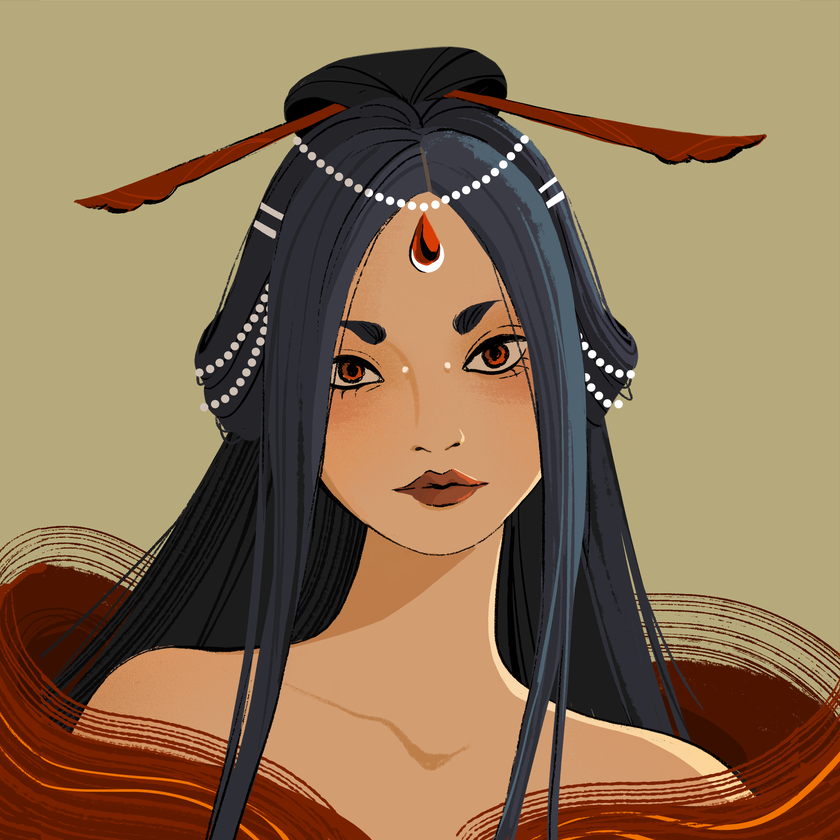
#> input picture pkg/experiments/1.png, 840 x 840 px, shrunk from 2217 x 2217 before the run
$ python match.py
#> lines starting #> are read from the running program, lines starting #| are printed output that depends on the picture; long printed decimals are rounded

import string
import numpy as np
import cv2

# ORB
def feature(img_path=string, vector_size=32):
    # img
#> called with img_path = '1.png', vector_size = 32
    img = cv2.imread(img_path, 1)  # 读取图片
#> img is the input picture: shape (840, 840, 3); mean B, G, R 85.5, 116.2, 141.2

    # SIFT特征提取
    gray = cv2.cvtColor(img, cv2.COLOR_BGR2GRAY)
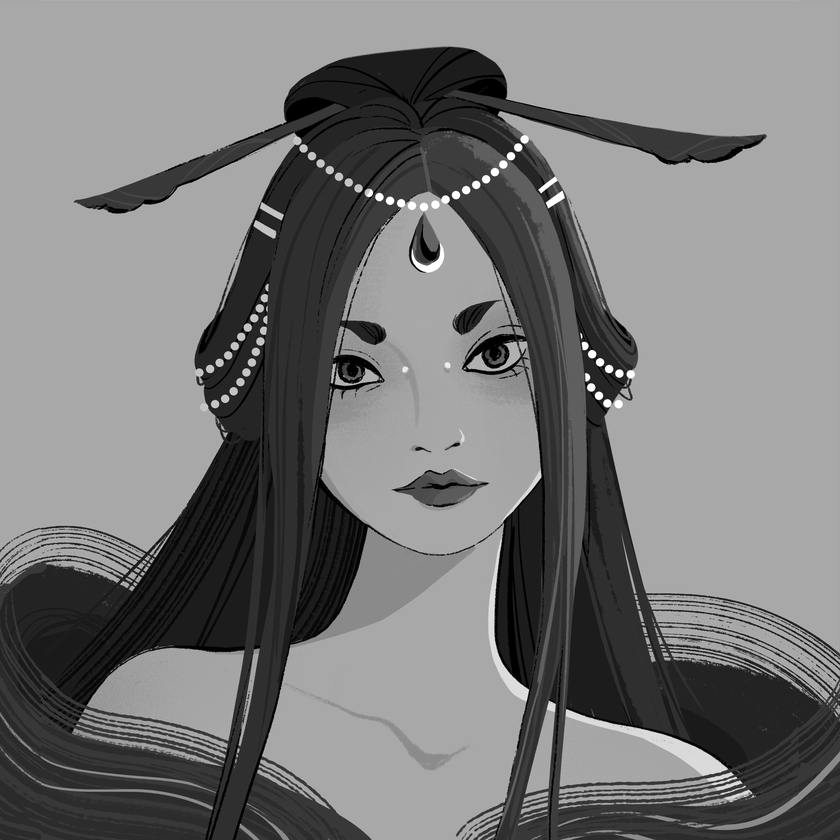
#> gray: shape (840, 840); min 0, max 255, mean 120
    sift = cv2.ORB_create()
    kp = sift.detect(gray, None)
#> kp = 500 keypoints; strongest (x, y, size): (606, 369, 44.6), (598, 393, 44.6), (590, 351, 44.6), (602, 361, 44.6)
    # 画出特征点并保存
    img = cv2.drawKeypoints(gray, kp, img)
    # 根据关键点的返回值进行排序（越大越好）
    kp = sorted(kp, key=lambda x: -x.response)[:vector_size]
#> kp = 32 keypoints; strongest (x, y, size): (606, 369, 44.6), (598, 393, 44.6), (590, 351, 44.6), (602, 361, 44.6)
    # 计算描述符向量
    kp, des = sift.compute(gray, kp)
    # 将其放在一个大的向量中，作为我们的特征向量
    des = des.flatten()
#> des = 1024 values, max 255 at index 391, min 0 at index 109, mean 123
    # 使描述符的大小一致
    # 描述符向量的大小为128
    needed_size = (vector_size * 128)
    if des.size < needed_size:
        # 如果少于32个描述符，则在特征向量后面补零
        des = np.concatenate([des, np.zeros(needed_size - des.size)])
#> des = 4096 values, max 255 at index 391, min 0 at index 109, mean 30.76

    return des

def compare(v1, v2):
    nominator= np.dot(v1,v2)
    denominator = np.linalg.norm(v1) * np.linalg.norm(v2)
    return nominator/denominator

if __name__=='__main__':
    v1 = feature('1.png')
#> v1 has the same summary as des in feature
    v2 = feature('2.png')
#> call 2 of feature, with img_path = '2.png', vector_size = 32
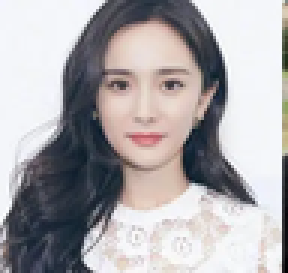
#> input picture pkg/experiments/2.png, 96 x 91 px, shrunk from 254 x 241 before the run (shown 3 times larger)
#> in feature, img is the input picture: shape (91, 96, 3); mean B, G, R 171.7, 169.1, 172.2
#> in feature (call 2), `gray = cv2.cvtColor(img, cv2.COLOR_BGR2GRAY)`:
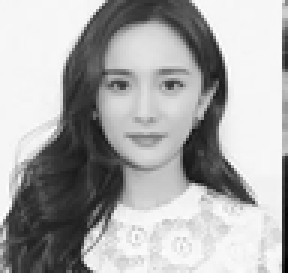
#> gray: shape (91, 96) (shown 3 times larger); min 0, max 255, mean 170.3
#> in feature (call 2), `kp = sift.detect(gray, None)`: kp = 31 keypoints; strongest (x, y, size): (62, 59, 31), (61, 57, 31), (44, 55, 31), (42, 57, 31)
#> in feature (call 2), `img = cv2.drawKeypoints(gray, kp, img)`:
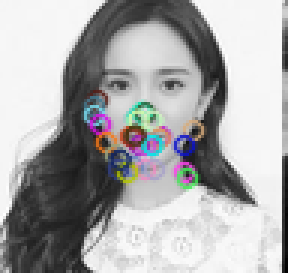
#> img: shape (91, 96, 3) (shown 3 times larger); mean B, G, R 170.1, 169.4, 169.7
#> in feature (call 2), `des = des.flatten()`: des = 992 values, max 255 at index 170, min 0 at index 375, mean 142.1
#> in feature (call 2), `des = np.concatenate([des, np.zeros(needed_size - des.size)])`: des = 4096 values, max 255 at index 170, min 0 at index 375, mean 34.42
#> v2 has the same summary as des in feature

    similiar = compare(v1, v2)
#> in compare, `nominator= np.dot(v1,v2)`: nominator = 17246227
#> in compare, `denominator = np.linalg.norm(v1) * np.linalg.norm(v2)`: denominator = 23123333.1
#> similiar = 0.746
    print(similiar)
#| 0.7458
